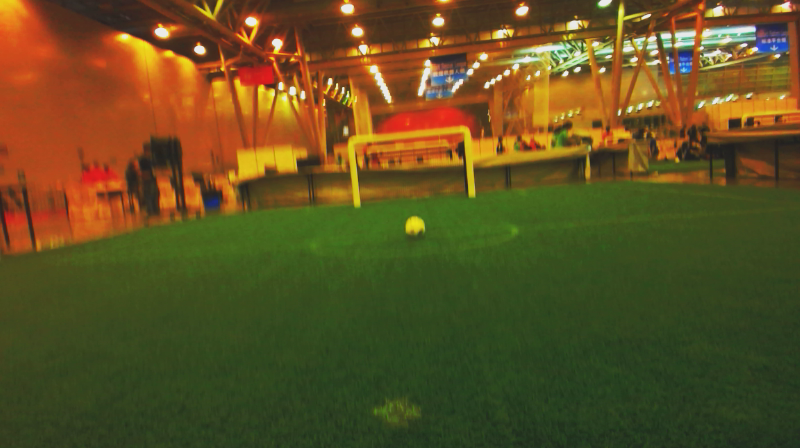
#> input picture data/log1/018-rgb.png, 800 x 448 px, given in place of 001-rgb.png, which was not available
$ python main_live_video.py
#> lines starting #> are read from the running program, lines starting #| are printed output that depends on the picture; after the words box and inside, x2 and y2 are one past the last pixel; in counts of white or black regions, pixels touching at a corner belong together; pictures that were not available may be replaced by others from this repository, and a replacement may not be noted
#> further down, image is the input picture: shape (448, 800, 3); mean B, G, R 34, 79.8, 94.7
### field_detector.py
import numpy as np
import cv2


class FieldDetector:
    # [7 lines of commented-out code are left out]
    lower_bound = (26, 6, 30)
    upper_bound = (60, 240, 150)
    kernel = np.ones((5, 5), np.uint8)

    def __init__(self, image=None, debug=False):
        self.original = None
        self.image = None
        self.mask = None
        if image is not None:
            self.update(image)
        self.debug = debug

    # [15 lines left out: functions show_image, __show_image, not called in this run]

    def __pre_process(self):
        """ apply preprocessing to the image"""
        self.image = cv2.GaussianBlur(self.image, (3, 3), 0)
        self.image = cv2.cvtColor(self.image, cv2.COLOR_BGR2HSV)
#> self.image: shape (448, 800, 3); mean H, S, V 32.1, 162.7, 106.9
        self.image[:, :, 1] = cv2.equalizeHist(self.image[:, :, 1])
#> self.image: shape (448, 800, 3); mean H, S, V 32.1, 128.7, 106.9
        self.image = cv2.cvtColor(self.image, cv2.COLOR_HSV2BGR)
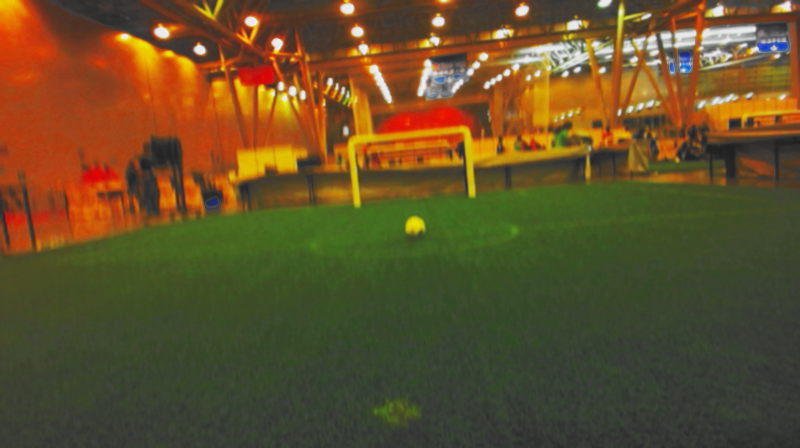
#> self.image: shape (448, 800, 3); mean B, G, R 41.7, 79.6, 99

    def __green_mask(self):
        """ threshold the image to keep only green pixels """
        hsv = cv2.cvtColor(self.image, cv2.COLOR_BGR2HSV)
#> hsv: shape (448, 800, 3); mean H, S, V 31.9, 130.2, 106.9
        self.mask = cv2.inRange(hsv, self.lower_bound, self.upper_bound)
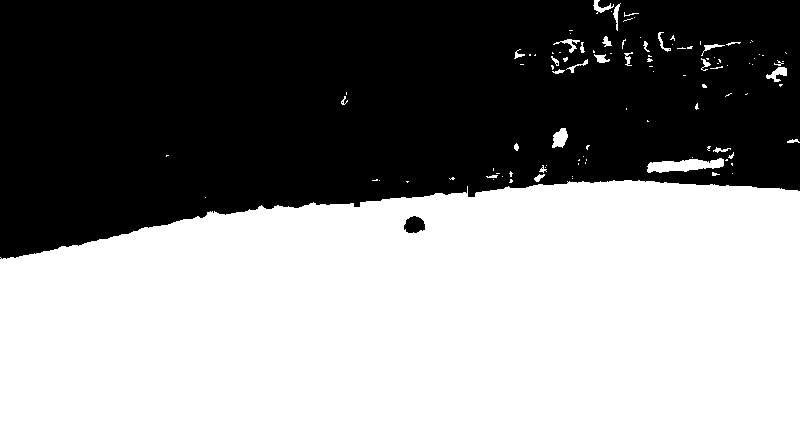
#> self.mask: shape (448, 800); 55% white; 4 black regions (2 under 20 px), largest, box (x1, y1, x2, y2) and area: (0, 0, 800, 259) 161116, (404, 216, 425, 233) 270
        self.mask = cv2.dilate(self.mask, self.kernel, iterations=1)
#> self.mask: shape (448, 800); 57.2% white; 2 black regions, box (x1, y1, x2, y2) and area: (0, 0, 800, 256) 153235, (407, 219, 423, 231) 130
        self.mask = cv2.erode(self.mask, self.kernel, iterations=1)
#> self.mask: shape (448, 800); 55.2% white; 2 black regions, box (x1, y1, x2, y2) and area: (0, 0, 800, 258) 160464, (405, 217, 425, 233) 258
        self.mask = cv2.erode(self.mask, self.kernel, iterations=2)
#> self.mask: shape (448, 800); 53.1% white; 2 black regions, box (x1, y1, x2, y2) and area: (0, 0, 800, 262) 167454, (401, 213, 429, 237) 610
        self.mask = cv2.dilate(self.mask, self.kernel, iterations=2)
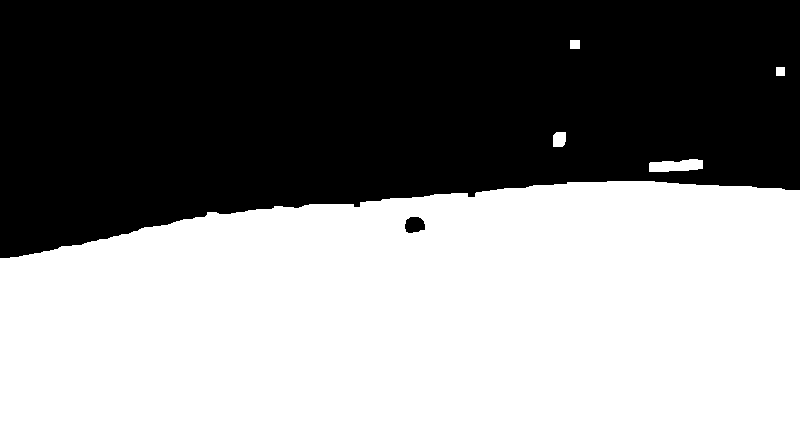
#> self.mask: shape (448, 800); 54.4% white; 2 black regions, box (x1, y1, x2, y2) and area: (0, 0, 800, 258) 163014, (405, 217, 425, 233) 258

        # [5 lines of commented-out code are left out]

    def __isolate_field(self):
        """ isolate the field from the image """
        _, labels = cv2.connectedComponents(self.mask)
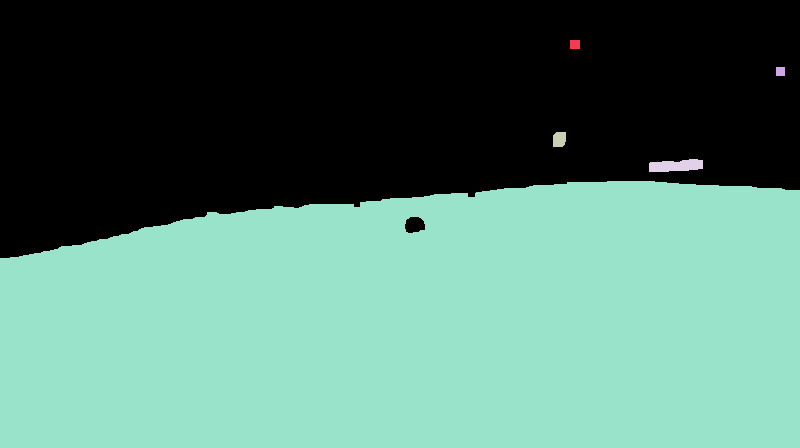
#> labels: shape (448, 800) int32; 6 distinct labels, from 0 to 5; one colour per label, 0 black

        # find the biggest connected component
        largest_label = np.argmax(np.bincount(labels.flat)[1:]) + 1
#> largest_label = 5
        self.mask = np.where(labels == largest_label, 255, 0).astype(np.uint8)
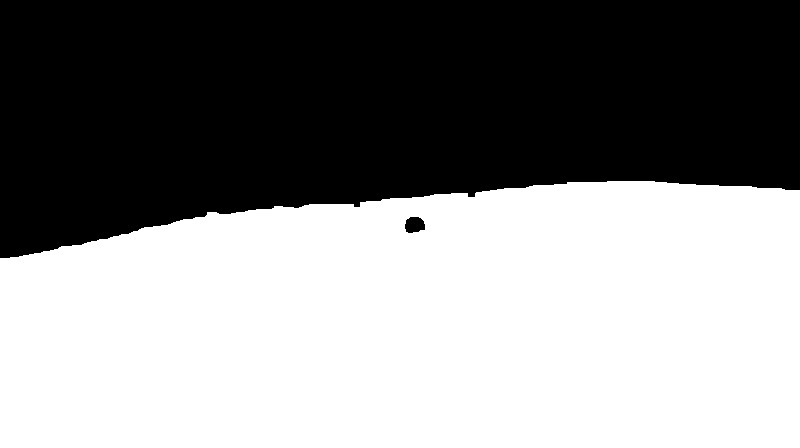
#> self.mask: shape (448, 800); 54.2% white; 2 black regions

        # find the second biggest and select it too if it is big enough
        if len(np.unique(labels)) > 2:
            areas = np.bincount(labels.flatten())
#> areas = [163272, 90, 81, 181, 551, 194225]
            areas[0] = 0
            second_biggest = np.argsort(areas)[-2]
#> second_biggest = 4
            if areas[second_biggest] > 5000:
                self.mask = np.where(labels == second_biggest, 255, self.mask).astype(np.uint8)
                # draw a straight line between the two biggest areas

        # find and fill the convexe hull of the field
        hull_list = []
        contours, _ = cv2.findContours(self.mask, cv2.RETR_EXTERNAL, cv2.CHAIN_APPROX_SIMPLE)
#> contours = 1 contour; box (x1, y1, x2, y2) and area: (0, 181, 800, 448) 193452
        for i in range(len(contours)):
            hull_list.append(cv2.convexHull(contours[i]))
#> this loop made 1 pass
#> after the loop, hull_list = 1 contour; box (x1, y1, x2, y2) and area: (0, 181, 800, 448) 195084
        cv2.drawContours(self.mask, hull_list, -1, 255, -1)
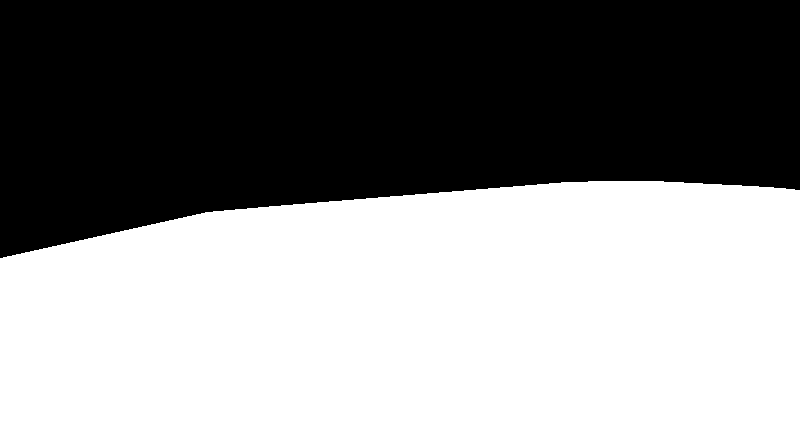
#> self.mask: shape (448, 800); 54.7% white; 1 black region, box (x1, y1, x2, y2) and area: (0, 0, 800, 258) 162293

        # if 2 convex hulls have common points, it will join them into new complete convex hull
        if len(contours) > 1:
            contours, _ = cv2.findContours(self.mask, cv2.RETR_EXTERNAL, cv2.CHAIN_APPROX_SIMPLE)
            # find moment of 2 biggest areas
            moments = [cv2.moments(contours[i]) for i in range(len(contours))]
            # draw a line between the 2 points
            for i in range(len(contours)):
                for j in range(i + 1, len(contours)):
                    # find the center of each area
                    center_i = (int(moments[i]['m10'] / moments[i]['m00']),
                                int(moments[i]['m01'] / moments[i]['m00']))
                    center_j = (int(moments[j]['m10'] / moments[j]['m00']),
                                int(moments[j]['m01'] / moments[j]['m00']))
                    # draw a line between the 2 centers
                    cv2.line(self.mask, center_i, center_j, 255, 5)

            contours, _ = cv2.findContours(self.mask, cv2.RETR_EXTERNAL, cv2.CHAIN_APPROX_SIMPLE)
            hull = cv2.convexHull(contours[0])
            cv2.drawContours(self.mask, [hull], -1, 255, -1)

    def get_mask(self):
        return self.mask

    def update(self, image):
        self.original = image
        self.image = image.copy()
        self.mask = np.zeros(image.shape[:2], np.uint8)

    def process(self):
        if self.debug:
            print("Pre-processing...")
        self.__pre_process()
        if self.debug:
            self.__show_image()
            print("Thresholding green color...")
        self.__green_mask()
        if self.debug:
            self.__show_image()
            print("Isolating football field...")
        self.__isolate_field()
        # self.__show_image()
        return cv2.bitwise_and(self.original, self.original, mask=self.mask)
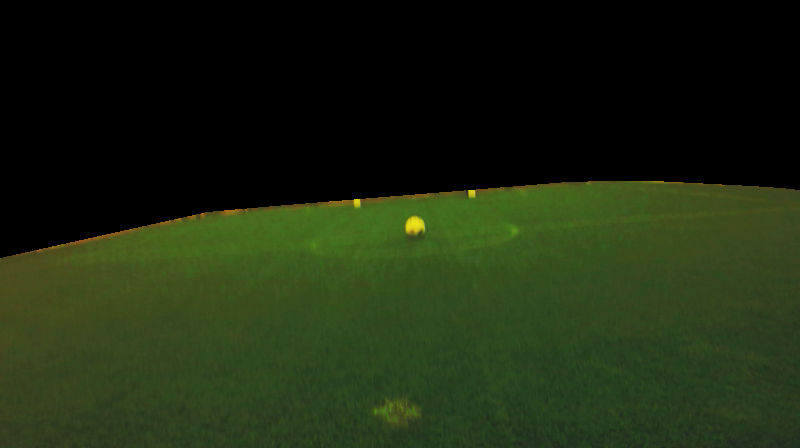
#> returned value: shape (448, 800, 3); mean of channels 0, 1, 2 16.6, 40.8, 29.3; drawn as B, G, R

### main_live_video.py
import cv2
import field_detector as fd
import time
import sys
import os

if len(sys.argv) > 1:
    folder = sys.argv[1]
else:
    print("Usage: python3 main_live_video.py <path_to_image_folder>\ntaking data/log1/ as default")
    folder = 'data/log1/'

# number of images in folder
num_images = len([name for name in os.listdir(folder) if os.path.isfile(os.path.join(folder, name))])

# processing each images in folder
for i in range(1, num_images):
    image = cv2.imread(folder + "/{:0>3}-rgb.png".format(i))
    detector = fd.FieldDetector(image)
    masked = detector.process()
    cv2.imshow('mask', masked)
    if cv2.waitKey(1) & 0xFF == ord('q'):
#> (key q is pressed here)
        print("Quitting... image number {}".format(i))
        break
    time.sleep(0.1)
cv2.destroyAllWindows()

$ run again, on data/log1/036-rgb.png
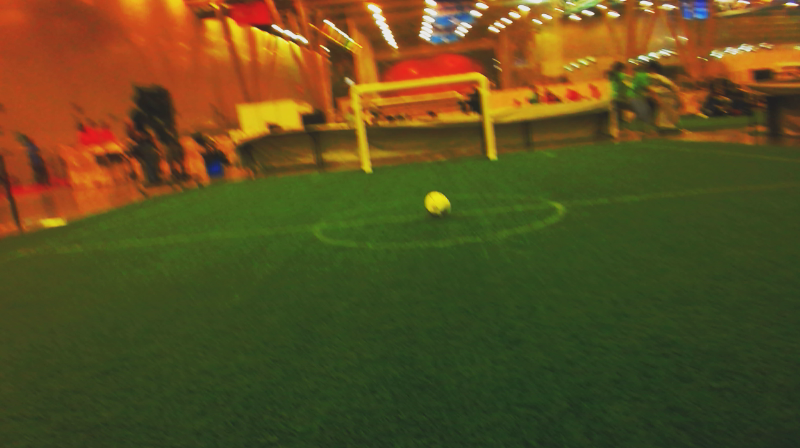
#> input picture data/log1/036-rgb.png, 800 x 448 px, given in place of 001-rgb.png, which was not available
#> image is the input picture: shape (448, 800, 3); mean B, G, R 32.1, 78, 90.3
#> hsv: shape (448, 800, 3); mean H, S, V 33.8, 130.3, 103.4
#> labels: shape (448, 800) int32; 6 distinct labels, from 0 to 5
#> largest_label = 5
#> in __isolate_field, `self.mask = np.where(labels == largest_label, 255, 0).astype(np.uint8)`:
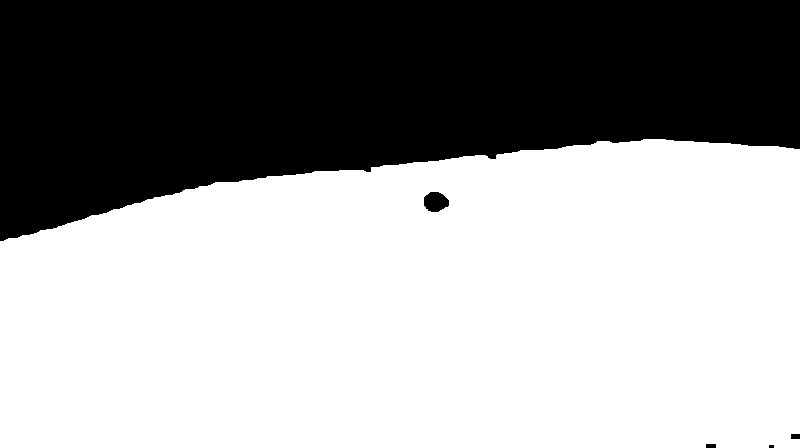
#> self.mask: shape (448, 800); 61.6% white; 5 black regions (1 under 20 px)
#> areas = [135614, 911, 128, 781, 99, 220867]
#> second_biggest = 1
#> contours = 1 contour; box (x1, y1, x2, y2) and area: (0, 139, 800, 448) 220185
#> the loop in __isolate_field, `for i in range(len(contours)):` made 1 pass
#> after the loop in __isolate_field, `for i in range(len(contours)):`: hull_list = 1 contour; box (x1, y1, x2, y2) and area: (0, 139, 800, 448) 221628
#> in process, `return cv2.bitwise_and(self.original, self.original, mask=self.mask)`:
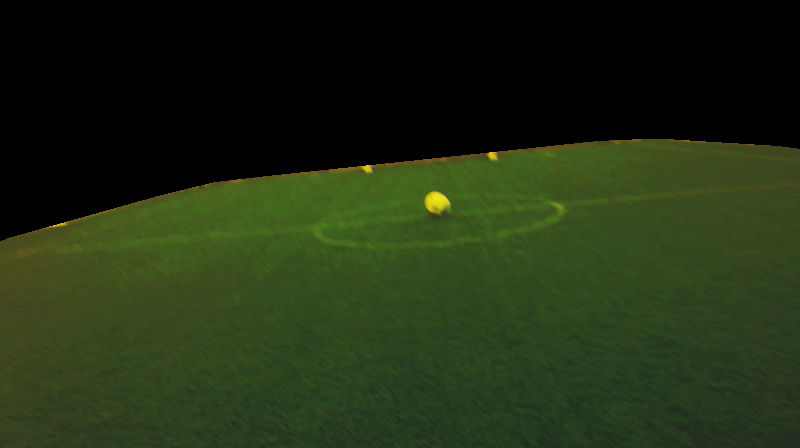
#> returned value: shape (448, 800, 3); mean of channels 0, 1, 2 18.9, 45.6, 32.8; drawn as B, G, R

$ run again, on data/log1/038-rgb.png
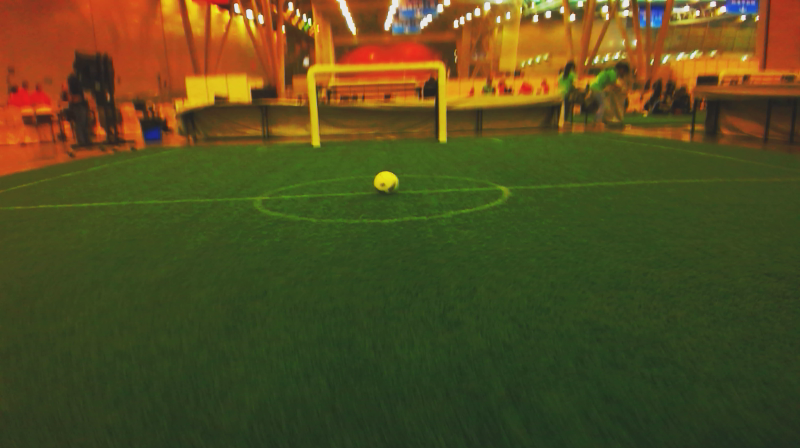
#> input picture data/log1/038-rgb.png, 800 x 448 px, given in place of 001-rgb.png, which was not available
#> image is the input picture: shape (448, 800, 3); mean B, G, R 32.4, 76.5, 82.3
#> hsv: shape (448, 800, 3); mean H, S, V 36.2, 130.5, 96.5
#> labels: shape (448, 800) int32; 7 distinct labels, from 0 to 6
#> largest_label = 6
#> in __isolate_field, `self.mask = np.where(labels == largest_label, 255, 0).astype(np.uint8)`:
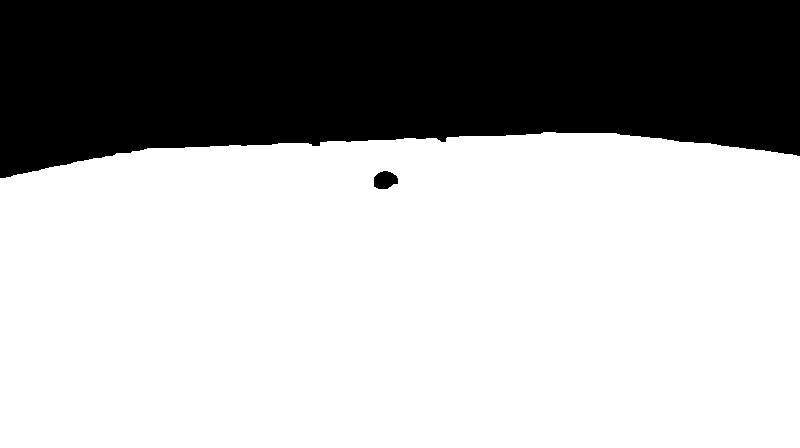
#> self.mask: shape (448, 800); 67.5% white; 2 black regions
#> areas = [115205, 274, 167, 90, 625, 181, 241858]
#> second_biggest = 4
#> contours = 1 contour; box (x1, y1, x2, y2) and area: (0, 132, 800, 448) 241108
#> the loop in __isolate_field, `for i in range(len(contours)):` made 1 pass
#> after the loop in __isolate_field, `for i in range(len(contours)):`: hull_list = 1 contour; box (x1, y1, x2, y2) and area: (0, 132, 800, 448) 241994
#> in process, `return cv2.bitwise_and(self.original, self.original, mask=self.mask)`:
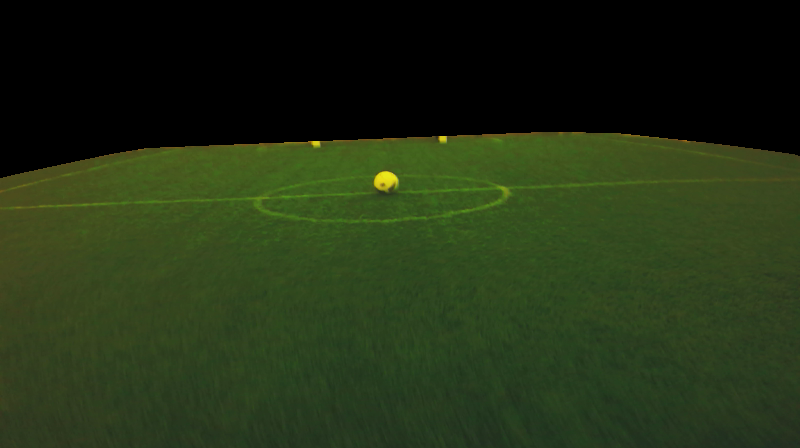
#> returned value: shape (448, 800, 3); mean of channels 0, 1, 2 20.7, 48.5, 34.8; drawn as B, G, R

$ run again, on data/log1/041-rgb.png
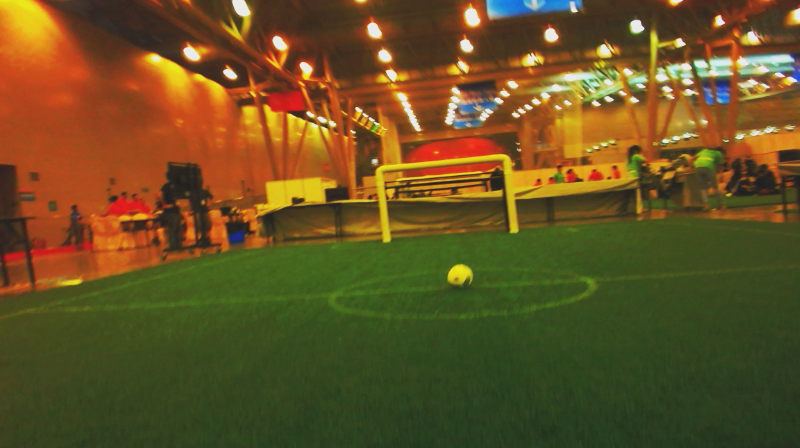
#> input picture data/log1/041-rgb.png, 800 x 448 px, given in place of 001-rgb.png, which was not available
#> image is the input picture: shape (448, 800, 3); mean B, G, R 35.2, 81.4, 101.6
#> hsv: shape (448, 800, 3); mean H, S, V 28.9, 130, 111.8
#> labels: shape (448, 800) int32; 7 distinct labels, from 0 to 6
#> largest_label = 6
#> areas = [194046, 141, 153, 118, 496, 256, 163190]
#> second_biggest = 4
#> contours = 1 contour; box (x1, y1, x2, y2) and area: (0, 217, 800, 448) 162546
#> the loop in __isolate_field, `for i in range(len(contours)):` made 1 pass
#> after the loop in __isolate_field, `for i in range(len(contours)):`: hull_list = 1 contour; box (x1, y1, x2, y2) and area: (0, 217, 800, 448) 163388
#> in process, `return cv2.bitwise_and(self.original, self.original, mask=self.mask)`:
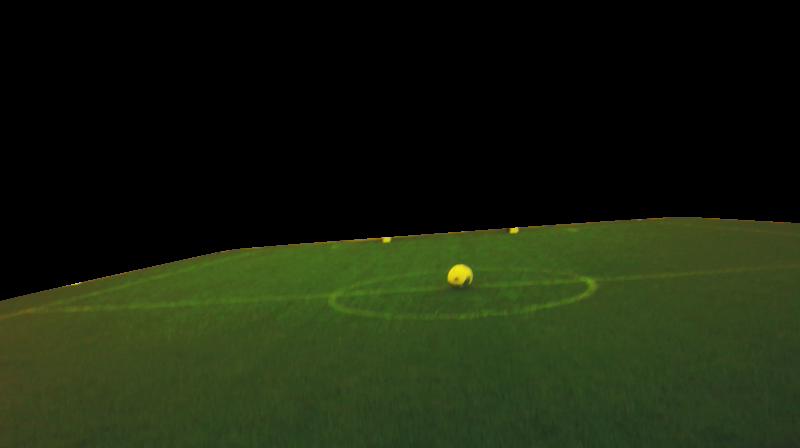
#> returned value: shape (448, 800, 3); mean of channels 0, 1, 2 13.9, 34.8, 25.7; drawn as B, G, R
